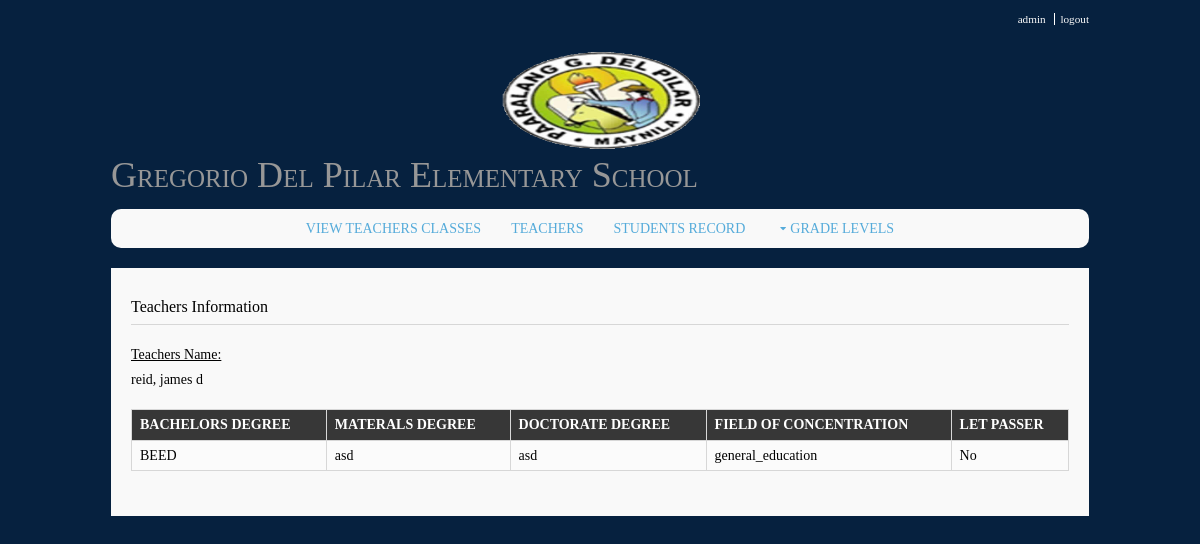
The page /t_credentials.php?id=2000163 (signed in) on the database its author committed.
### tables this page shows
CREATE TABLE `teachersinfo` (
  `teachers_id` int(11) NOT NULL,
  `teachers_lname` varchar(255) NOT NULL,
  `teachers_fname` varchar(255) NOT NULL,
  `teachers_mname` varchar(255) NOT NULL,
  `teachers_bday` date NOT NULL,
  `teachers_age` int(80) NOT NULL,
  `teachers_gender` varchar(30) NOT NULL,
  `teachers_address` varchar(255) NOT NULL,
  `status` varchar(10) NOT NULL,
  `password` varchar(255) NOT NULL
);

CREATE TABLE `teachers_files` (
  `teachers_id` int(11) NOT NULL,
  `bachelor` varchar(255) NOT NULL,
  `masteral` varchar(255) NOT NULL,
  `doctorate` varchar(255) NOT NULL,
  `f_concentration` text NOT NULL,
  `LET_passer` varchar(10) NOT NULL
);

### t_credentials.php (the view, shortened to what this page needs)
<?php
require "required_files.php";
  require_once ("functions/functions.php");
  $teachers_id = $_GET['id'];
      $query = "SELECT t.teachers_lname,t.teachers_fname,t.teachers_mname,tf.bachelor,tf.bachelor,tf.masteral,tf.doctorate
      ,tf.f_concentration,tf.LET_passer FROM teachersinfo t,teachers_files tf WHERE t.teachers_id= tf.teachers_id
      AND t.teachers_id = '$teachers_id' ";
      $result = mysqli_query($connect, $query);
       while($row= mysqli_fetch_array($result, MYSQLI_ASSOC)){
          $teachers_lname= $row['teachers_lname'];
          $teachers_fname = $row['teachers_fname'];
          $teachers_mname = $row['teachers_mname'];
          $bachelor = $row['bachelor'];
          $masteral = $row['masteral'];
          $doctorate = $row['doctorate'];
          $f_concentration = $row['f_concentration'];
          $LET_passer = $row['LET_passer'];
}
 ?>
  <!DOCTYPE html>
     <html>
       <body>
  <div class='wrapper row0'>
 <div id='topbar' class='clear'>
<nav>
 <ul>
  <li> <?php echo $_SESSION['username'];?></li>
 <li><a href='logout.php'>logout</a></li>
 </ul>
 </nav>
 </div>
</div>
<?php
 echo layout();
?>
<div class="wrapper row2">
  <div class="rounded">
    <nav id="mainav" class="clear">
	 <?php
	 echo navigation_principal();
	?>
  </div>
</div>
<div class="wrapper row3">
  <div class="rounded">
    <main class="container clear">
   <h1>Teachers Information </h1>
   <label><u>Teachers Name:</u></label>
  <?php
    if (!isset($teachers_lname) || !isset($teachers_fname) || !isset($teachers_mname)) {
      echo 'no data yet';
    }else{
        echo $teachers_lname.", ".$teachers_fname." ".$teachers_mname.'<br>
        <br>';
        echo '<table>
              <th>BACHELORS DEGREE</th>
              <th>MATERALS DEGREE</th>
              <th>DOCTORATE DEGREE</th>
              <th>FIELD OF CONCENTRATION</th>
              <th>LET PASSER</th>
                      ';
        if ($bachelor == '') {
          echo '<tr><td>NONE</td>';
        }else{
        echo '<tr><td>'.$bachelor.'</td>';
        }
        if ($masteral ==  ' ' ) {
            echo '<td> NONE </td>';
        }else{
        echo '<td>'.$masteral.'</td>';
        }
         if ($doctorate == ' ' ) {
            echo '<td> NONE </td>';
             }else{
        echo '<td>'.$doctorate.'</td>';
      }
        echo '<td>'.str_replace(',', '<br> ', $f_concentration).'</td>';
      echo '<td>'.$LET_passer.'</td></tr>';
      echo '</table>';
    }
        ?>
    </main>
 </div>
  </div>
</body>
</html>

### layout/styles/layout.css (style rules this page uses)
#topbar { padding:10px 0 0 0; text-align:right; font-size:.8em; }
#topbar li { display:inline; margin-right:3px; padding-right:8px; border-right:1px solid; }
#topbar li:last-child { margin-right:0; padding-right:0; border:none; }
.container { padding:20px 10px; }
.container h1, .container h2, .container h3, .container h4, .container h5, .container h6, .container .heading { padding-bottom:8px; border-bottom:1px solid; }
nav ul, nav ol { margin:0; padding:0; list-style:none; }
#mainav { text-align:center; text-transform:uppercase; }
table, th, td { border:1px solid; border-collapse:collapse; vertical-align:top; box-sizing:border-box; }
table, th { table-layout:auto; }
table { width:100%; margin-bottom:15px; }
th, td { padding:5px 8px; }
td { border-width:0 1px; }
.rounded, input, button, textarea, #header input, #footer input, #slide-wrapper figcaption, .avatar, #comments li, .faico a, #twitter, .pagination a, .pagination strong { border-radius:10px; }
body { color:#F9F9F9; background-color:#06213F; }
a { color:#55ABDA; }
.rounded { background-color:#F9F9F9; }
.row0, .row0 a { color:#F9F9F9; background-color:#06213F; }
.row2, .row2 a { color:#06213F; background-color:inherit; }
.row3 { color:black; background-color:#F9F9F9; }
#topbar li { border-color:#FFFFFF; }
.container h1, .container h2, .container h3, .container h4, .container h5, .container h6, .container .heading { border-color:#D7D7D7; }
table, th, td, #comments .avatar, #comments input, #comments textarea { border-color:#D7D7D7; }
th { color:#FFFFFF; background-color:#373737; }
tr, #comments li, #comments input[type="submit"], #comments input[type="reset"] { background-color:#FBFBFB; }
@media screen and (min-width:978px) { .wrapper { max-width:978px; } }

### layout/styles/framework.css (style rules this page uses)
html { overflow-y:scroll; }
body { margin:0; padding:0; font-size:14px; line-height:1.4em; }
.clear, .group { display:block; }
.clear::before, .clear::after, .group::before, .group::after { display:table; content:""; }
.clear, .clear::after, .group, .group::after { clear:both; }
a { outline:none; text-decoration:none; }
body, h1, h2, h3, h4, h5, h6, .heading { font-family:Georgia, "Times New Roman", Times, serif; }
label, input, textarea, select { display:block; resize:none; outline:none; color:inherit; font-size:inherit; font-family:inherit; box-sizing:border-box; }
label { margin-bottom:5px; }
h1, h2, h3, h4, h5, h6, .heading { display:block; margin:0 0 20px 0; font-size:16px; line-height:normal; font-weight:normal; font-style:normal; }
.wrapper { display:block; margin:0 auto 20px; text-align:left; word-wrap:break-word; }
.rounded, #topbar, #header, #mainav, #slider, .container, #footer, #copyright { display:block; width:100%; box-sizing:border-box; }
.rounded { margin:0; padding:10px; }
address, article, aside, figcaption, figure, footer, header, main, nav, section { display:block; margin:0; padding:0; }

### rows shown on the page
teachersinfo: teachers_lname "reid", teachers_fname "james", teachers_mname "d", teachers_files.bachelor "BEED", teachers_files.masteral "asd", teachers_files.doctorate "asd", teachers_files.f_concentration "general_education", teachers_files.LET_passer "No"

### other values the page prints
$_SESSION['username'] "admin"
